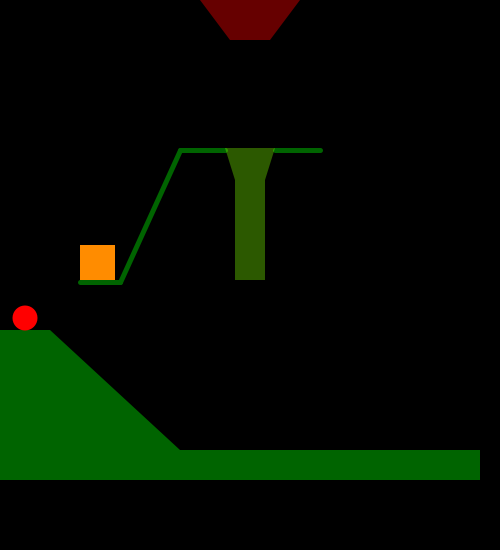
Frame 1 (no input)
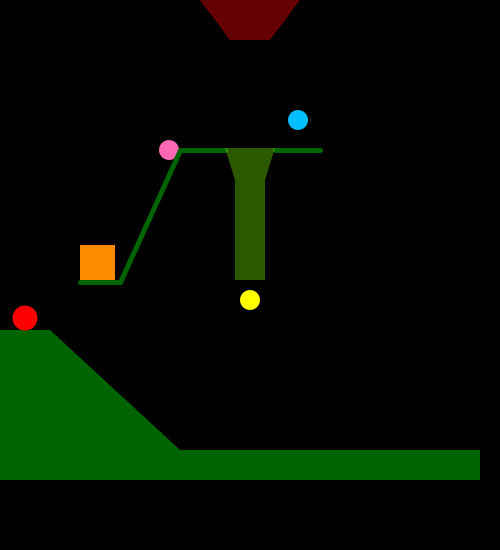
Frame 60 (the mouse pressed at the canvas centre just before this capture)
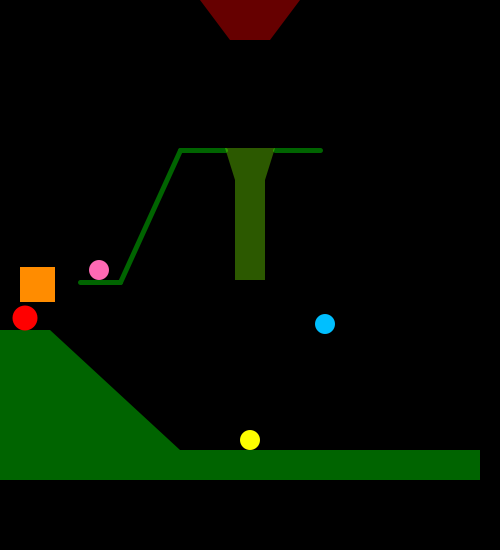
Frame 120 (the mouse held since frame 60 and released just before this capture)

The Processing sketch that drew these frames (run headless with seeded random() and noise(); from frame 60 on, the mouse is pressed at the canvas centre):

// Processing sketch: hu_chainreaction
// ── hu_chainreaction.pde
//chain reaction

float x1 = 250;
float y1 = 0;
float x2 = 250;
float y2 = 0;
float x3 = 250;
float y3 = 0;
float x4 = 80;
float y4 = 245;
float x5 = 25;
float y5 = 318;

void setup(){
  size(500, 550);
  smooth();
  strokeJoin(ROUND);
  frameRate(50);
}

void draw(){
   background(0);
      
  //three balls
  noStroke();
  fill(255, 255, 0);
  ellipse(x1, y1, 20, 20);
  fill(255, 105, 180);
  ellipse(x2, y2, 20, 20);
  fill(0, 191, 255);
  ellipse(x3, y3, 20, 20);
    
  //the quad on the top
  noStroke();
  fill(102, 0, 0);
  quad(200, 0, 300, 0, 270, 40, 230, 40);
  
  //green lines
  stroke(0, 100, 0);
  strokeWeight(5);
  line(180, 150, 225, 150);
  line(275, 150, 320, 150);
  line(180, 150, 120, 282);
  line(120, 282, 80, 282);
   
  //pipe
  noStroke();
  fill(124, 252, 0, 90);
  quad(225, 148, 275, 148, 265, 180, 235, 180);
  rect(235, 180, 30, 100);
  
  //green platform
  noStroke();
  fill(0, 100, 0);
  rect(0, 330, 50, 150);
  quad(50, 330, 180, 450, 180, 480, 0, 480);
  rect(180, 450, 300, 30);
 
  //rectangle
  noStroke();
  fill(255, 140, 0);
  rect(x4, y4, 35, 35);
  
  //ball
  noStroke();
  fill(255, 0, 0);
  ellipse(x5, y5, 25, 25);
  
  //start
  start();
}

void start(){
  y1 += 5 ;
  x2 -= 2.5*0.54;
  y2 += 2.5;
  x3 += 2*0.4;
  y3 += 2;
  
  if(y1 > 445){
    x1 = 250;
    y1 = 440;
  }
  
  if(x2 < 120){
    x4 -= 3;
    x2 = -2;
    y2 = 270;
  }
  
  if(x2 < 100){
    x2 = 99;
    y2 = 270;
  }
  
  if(x4 < 40){
    x4 = 20;
    y4 += 2;
  }
  
  if(y4 > 295){
    x4 = 20;
    y4 = 295;
    x5 += 2;
  }
  
  if(x5 > 50){
    x5 += 2*0.25;
    y5 += 2;
  }
  
  if(x5 > 180){
    x5 += 1.5;
    y5 = 440;
  }
  
  if(x5 > 250){
    y5 = 440;
    x1 += 5;
    y1 = 440;
  }

  if(x3 > 324 && x3< 326){
   x3 = 325;
   y3 += 3;
  }
 
 if(y3 > 445){
  x3 = 320;
  y3 = 440;
 }
  
 if(x5 > 315){
   x3 += 5;
   y3 = 440;
 }
  
 if(x5 > 520){
   x1 = 520;
   x3 = 520;
   x5 = 520;
   y1 = 450;
   y3 = 450;
   y5 = 450;
 }
}
